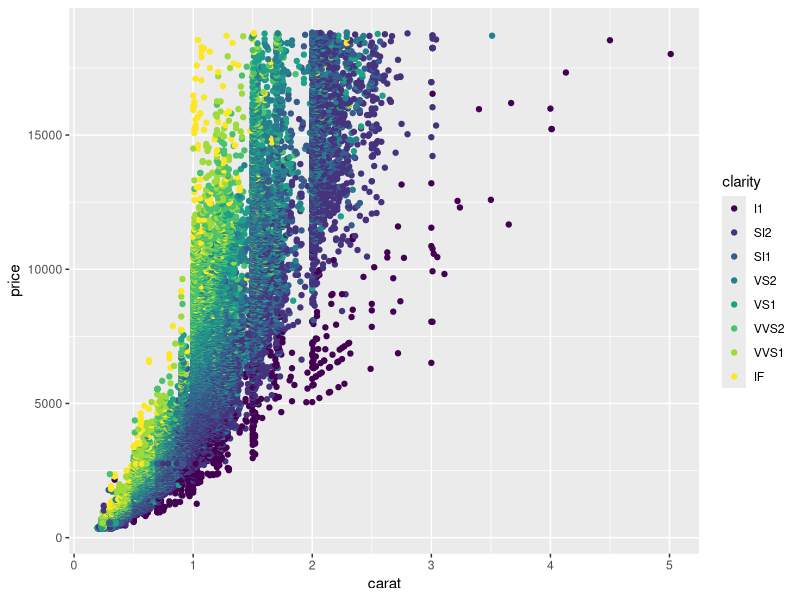
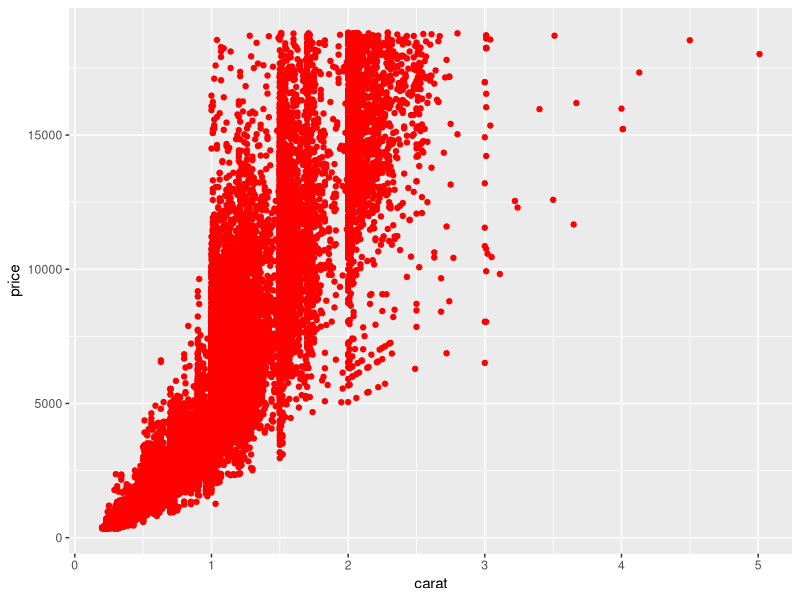
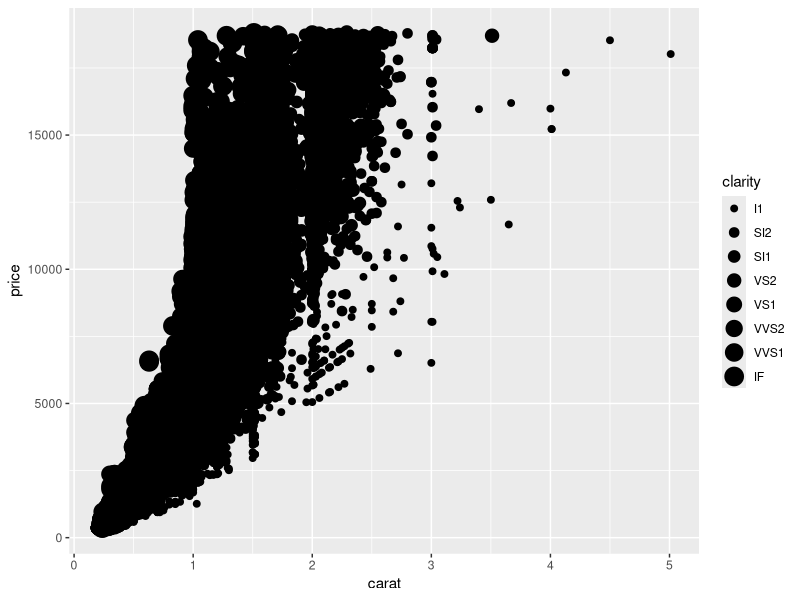
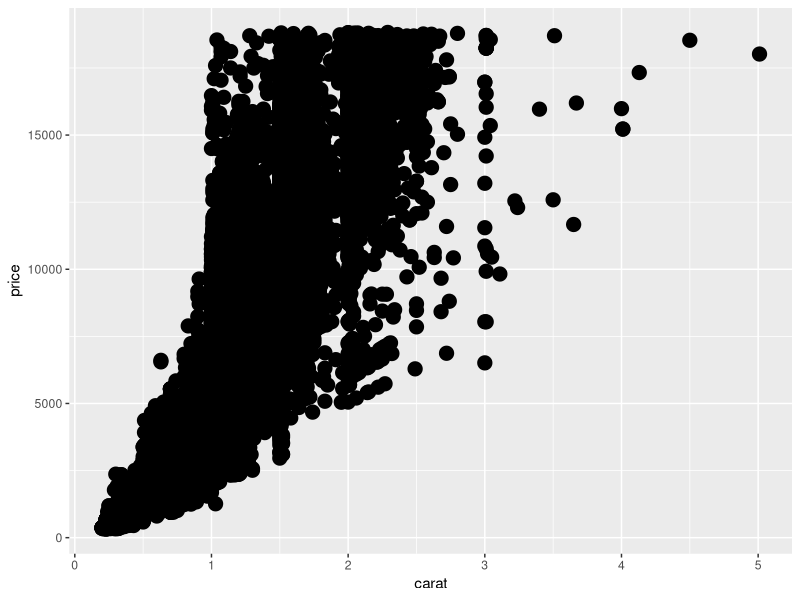
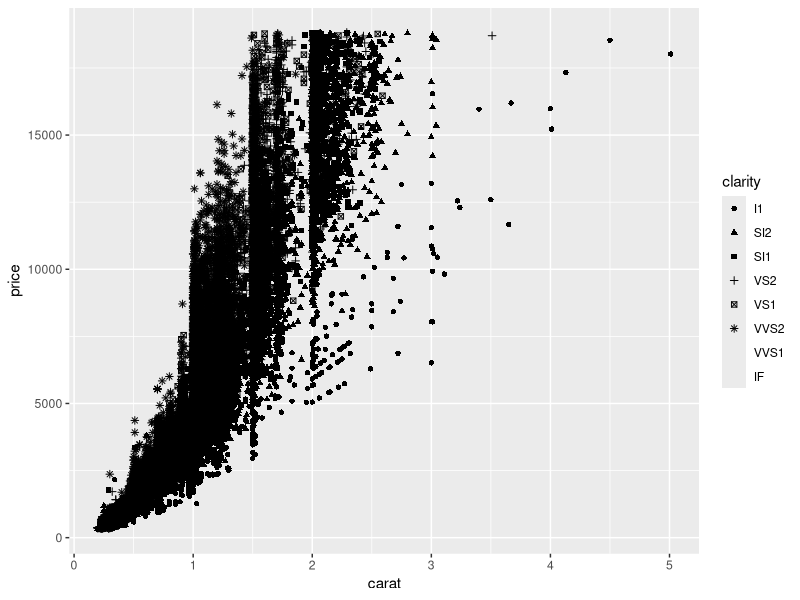
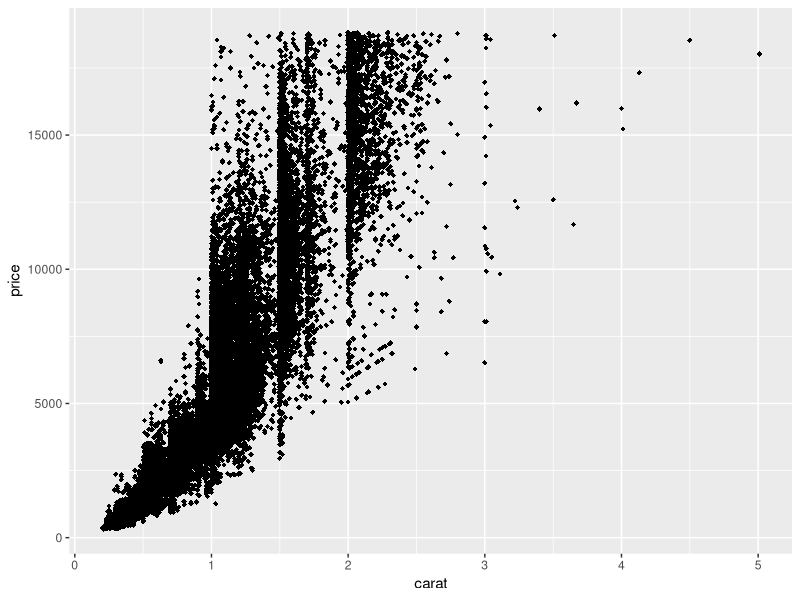
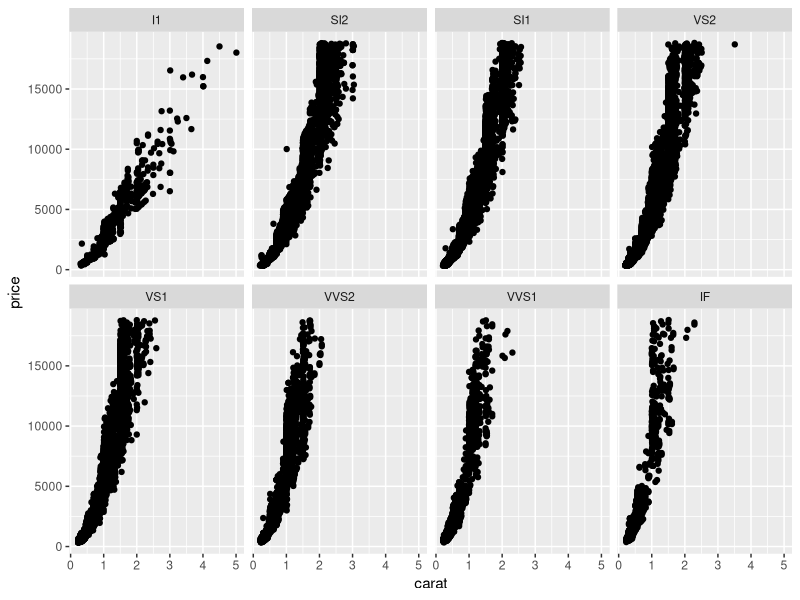
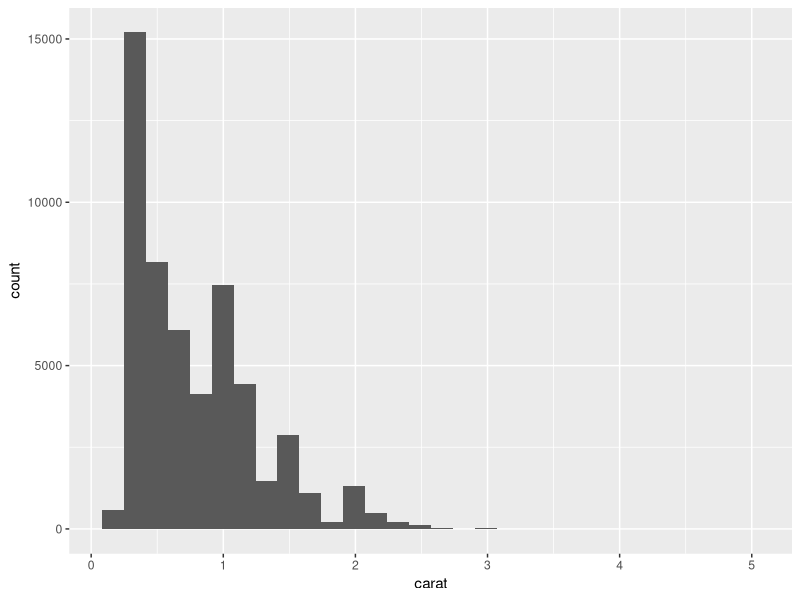

Write R code to recreate these figures, in order.
## ---- chunk 1
knitr::opts_chunk$set(echo = TRUE)
library(tidyverse)
## ---- chunk 2
# adjusting color within aes
ggplot(data = diamonds) + 
  geom_point(mapping = aes(x = carat, y = price, color = clarity))
## ---- chunk 3
# manually control color point outside aes
ggplot(data = diamonds) + 
  geom_point(mapping = aes(x = carat, y = price), color = "red") 
## ---- chunk 4
# adjust point size within aes
ggplot(data = diamonds) + 
  geom_point(mapping = aes(x = carat, y = price, size = clarity))
## ---- chunk 5
# global control of point size
ggplot(data = diamonds) + 
  geom_point(mapping = aes(x = carat, y = price), size = 4.5)
## ---- chunk 6
# map clarity to point shape within aes 
ggplot(data = diamonds) + 
  geom_point(mapping = aes(x = carat, y = price, shape = clarity))
## Warning: Using shapes for an ordinal variable is not advised
## Warning: The shape palette can deal with a maximum of 6 discrete values because
## more than 6 becomes difficult to discriminate; you have 8. Consider
## specifying shapes manually if you must have them.
## Warning: Removed 5445 rows containing missing values (geom_point).
## ---- chunk 7
# global control of point shape outside aes
ggplot(data = diamonds) + 
  geom_point(mapping = aes(x = carat, y = price), shape = 18)
## ---- chunk 8
ggplot(data = diamonds) + 
  geom_point(mapping = aes(x = carat, y = price)) + 
  # facet by clarity
  facet_wrap(~clarity, nrow = 2)
## ---- chunk 9
# change geom_ to generate histogram
ggplot(data = diamonds) + 
  geom_histogram(mapping =  aes(carat))
## `stat_bin()` using `bins = 30`. Pick better value with `binwidth`.
## ---- chunk 10
# geom_bar for bar plots
ggplot(data = diamonds) + 
  geom_bar(mapping = aes(cut))
## ---- chunk 11
# geom_boxplot for boxplots
ggplot(data = diamonds) + 
  geom_boxplot(mapping = aes(x = color, y = price))
## ---- chunk 12
# fill globally changes bar color outside aes
ggplot(data = diamonds) + 
  geom_boxplot(mapping = aes(x = color, y = price), 
               fill = "red")
